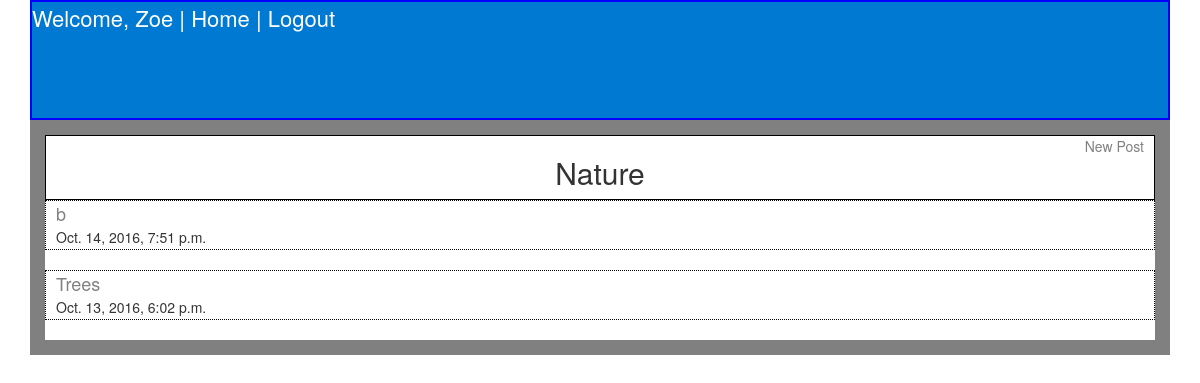
The app's page /subreddits/2/ (signed in) with its own data.
### app/models.py (models this page shows, shortened)
class Subreddit(models.Model):
    name = models.CharField(max_length = 40)
    description = models.CharField(max_length = 40)
    creation_time = models.DateTimeField(auto_now_add=True)

class Post(models.Model):
    title = models.CharField(max_length = 40)
    description =  models.CharField(max_length = 255)
    body = models.TextField()
    url = models.URLField(max_length = 250, null=True, blank=True)
    creation_time = models.DateTimeField(auto_now_add=True)
    modification_time = models.DateTimeField(auto_now=True)
    subreddit = models.ForeignKey(Subreddit)
    user = models.ForeignKey(User)
    @property
    def is_hot(self):
        first = self.creation_time
        second = (timezone.now() - timedelta(hours=3))
        com = Comment.objects.filter(post=self).filter(created_time__gt = (datetime.now() - timedelta(hours=3)))
        if com.count() > 3:
            return True
        else:
            return False
    def __str__(self):
        return self.title

### app/views.py (the view)
# urls.py: url(r'^subreddits/(?P<pk>\d+)/$', PostListView.as_view(), name="post_list_view"),
class PostListView(ListView):
    model = Post
    def get_context_data(self):
        context = super().get_context_data()
        context["sub"] = Subreddit.objects.get(id=self.kwargs['pk'])
        p = Post.objects.filter(subreddit = self.kwargs['pk'])
        order = sorted(p, key=operator.attrgetter('creation_time'))
        order.reverse()
        context["twenty"] = order[:20]
        return context
    def get_queryset(self):
        return Post.objects.filter(subreddit = self.kwargs['pk'])

### templates/app/post_list.html (shortened to what this page needs)
{% extends 'base.html' %}
{% block content %}
<div class="title">
<a href="{% url 'post_create_view' sub.id %}">New Post</a>
<h2>{{ sub.name }}</h2>
</div>
{% for post in twenty %}
<div class="post_item">
  <a href="{% url 'comment_list_view' post.id%}">{{ post }}</a>
  <br> {{ post.creation_time }}
</div>
<br>
{% endfor %}
{% endblock %}

### templates/base.html (shortened to what this page needs)
{% load staticfiles %}
<!DOCTYPE html>
<html>
  <head>
    <link rel="stylesheet" href="{% static 'css/bootstrap.css' %}" media="screen" title="no title">
    <link rel="stylesheet" type="text/css" href="{% static 'css/theme.css' %}" />
  </head>
  <body>
    <div class="container">
    <div class="links" id="top">
      {% if request.user.is_authenticated %}
       Welcome, {{ request.user }} | <a href="{% url 'subreddits_view'%}">Home</a> |
       <a href="http://localhost:8000/logout">Logout</a>
       {% else %}
       <a href="{% url 'subreddits_view'%}">Home</a> | <a href="{% url 'user_create_view'%}">Create User</a>
       | <a href="http://localhost:8000/login">Login</a>
       {% endif %}
    </div>
<div class="box">
    {% block content %}
        {% endblock %}
      </div>
  </body>
</html>

### app/static/css/theme.css (style rules this page uses)
.links { color: white; background: #0079d3; height: 120px; border: 2px solid blue; font-size: 22px; }
.container a:link { color: grey; font-size: 20px; }
#top a:link { color: white; }
#top a:link { font-size: 22px; padding-top: 10px; }
.title { text-align: center; border: solid 1px black; padding-right: 10px; padding-left: 10px; }
.title a:link { float: right ; font-size: 14px; }
.box { border: 15px solid grey; }
.post_item { height: 50px; border: dotted 1px black; padding-left: 10px; }
.post_item a:link { font-size: 18px; }

### records on screen
Subreddit: name "Nature"
Post: title "b", creation_time "Oct. 14, 2016, 7:51 p.m."
Post: title "Trees", creation_time "Oct. 13, 2016, 6:02 p.m."

### other values on screen
{{ request.user }} "Zoe"
